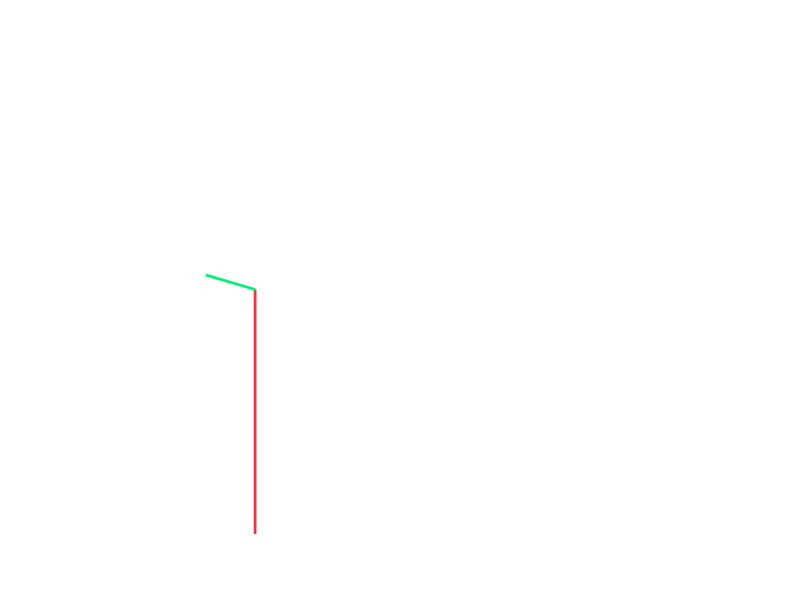

Write the MATLAB code that produced this figure.
%% FRACTAL GEOMETRY
clear all
close all
clc
disp('-----------------------------------------------------------------------------------')
disp('----------------------------------FRACTAL GEOMETRY---------------------------------')
disp('By--DIVYANG R PRAJAPATI------------------------------------------------------------')
disp('-----------------------------------------------------------------------------------')
%% Input part
Diff=input('Angle Difference: ');
frc=input('Factorial paterns: ');
%%

%% Co-ordinate data of factral lines
% x_o and y_o are the co-ordinates of origin (0,0)
x_o=0;
y_o=0;
% x_f and y_f are the co-ordinates of the end point of line
x_ft(1)=0;
y_ft(1)=1;
% lnth is the length of line
lnth(1)=sqrt((x_ft(1)-x_o)^2+(y_ft(1)-y_o)^2);
angle(1)=pi/2;

for i=2:frc
    angle(i)=(angle(1))+(i-1)*(-Diff);
    x_ft(i)=(2*(lnth(i-1))/3)*cos(angle(i))+x_ft(i-1);
    y_ft(i)=(2*(lnth(i-1))/3)*sin(angle(i))+y_ft(i-1);
    lnth(i)=sqrt((x_ft(i)-x_ft(i-1))^2+(y_ft(i)-y_ft(i-1))^2);
end

%% Plotting
figure('color',[0 0 0]);
line([x_o x_ft(1)],[y_o y_ft(1)],'Color',[rand(1,1) rand(1,1) rand(1,1)],'LineWidth',2);
for i=2:frc
    line([x_ft(i-1) x_ft(i)],[y_ft(i-1) y_ft(i)],'Color',[rand(1,1) rand(1,1) rand(1,1)],'LineWidth',2);
end
axis off
axis square
axis equal
axis([-0.2 1.5 0 2])
title('FRACTAL GEOMETRY','Color',[1 1 1],'LineWidth',4)
angle=rad2deg(angle);

disp('-----------------------------------------------------------------------------------')
disp('-------------------------------------THANK YOU-------------------------------------')
disp('-----------------------------------------------------------------------------------')
